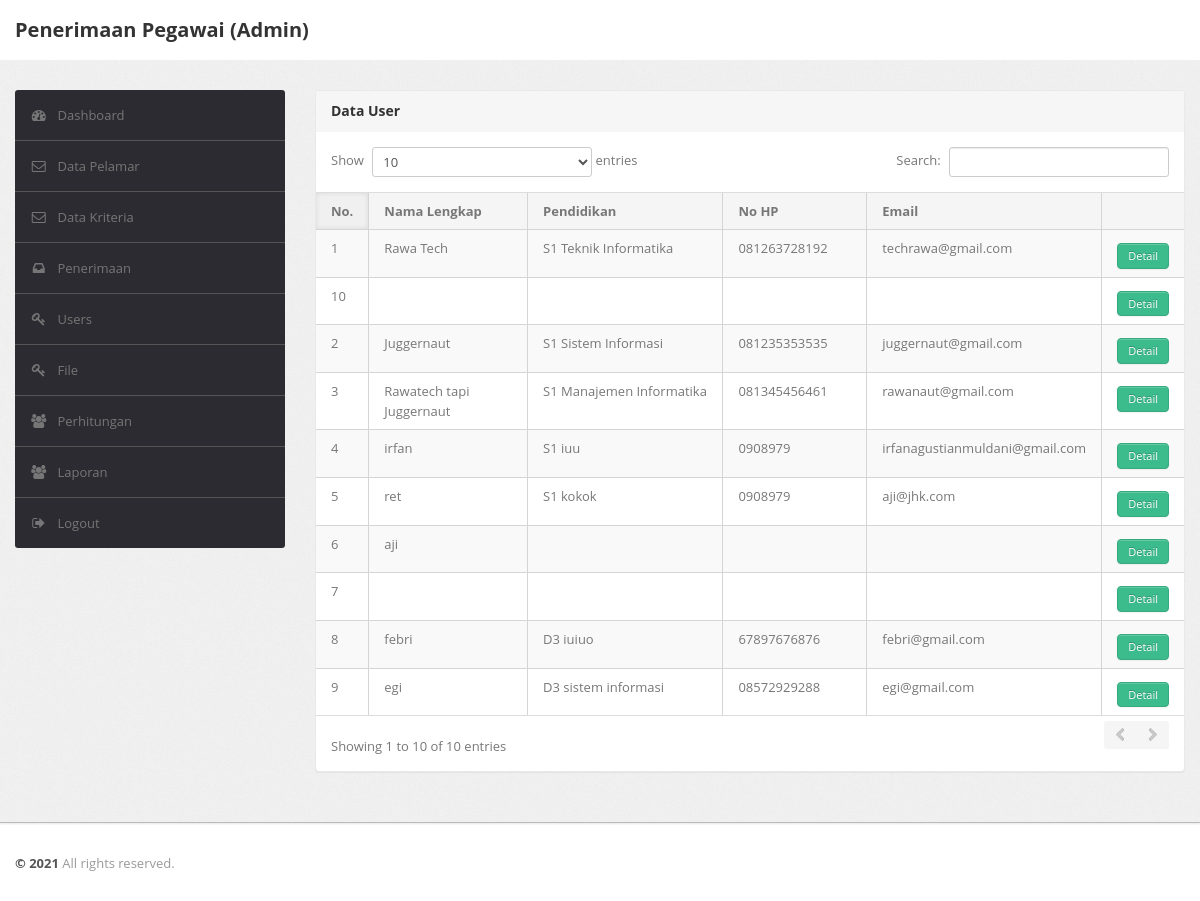
Screenshot of /admin/index.php?menu=users (signed in) with the database file from the repository.
### tables this page shows
CREATE TABLE `users` (
  `id_user` int(11) NOT NULL AUTO_INCREMENT,
  `nama_lengkap` varchar(30) NOT NULL,
  `username` varchar(30) NOT NULL,
  `password` varchar(100) NOT NULL,
  `alamat` varchar(200) NOT NULL,
  `tempat_lahir` varchar(50) NOT NULL,
  `tanggal_lahir` date NOT NULL,
  `no_hp` varchar(15) NOT NULL,
  `email` varchar(50) NOT NULL,
  `pendidikan` varchar(30) NOT NULL,
  `file_cv` varchar(50) NOT NULL,
  `foto` varchar(150) NOT NULL,
  PRIMARY KEY (`id_user`)
);

### include/koneksi.php (called while the page is built, shortened)
<?php
	class DB{
		protected $koneksi;
		function bukaKoneksi(){
			try{
				$this->koneksi = new PDO("mysql:host=localhost;dbname=ajidb","root","", array(PDO::ATTR_PERSISTENT=>TRUE));
			}catch(PDOException $e){
				echo $e->getMessage();
			}
			return $this->koneksi;
		}
	}
	class User extends DB{
		function GetData($qry_custom){
			try{
				$sql = $this->bukaKoneksi()->prepare("select * from users " . $qry_custom);
				$sql->execute();
				return $sql;
			}catch (PDOException $e){
				print $e->getMessage();
			}
		}
	}
?>

### admin/menu/users.php (the view, shortened to what this page needs)
<div class="span9">
	<div class="content">
<?php
	$user = new User();
	if(isset($_GET['detail'])){
			$id_user = $_GET['detail'];
			$qr_nama = $user->GetData("where id_user = '$id_user'");
			$nama = $qr_nama->fetch();
			?>
			<div class="module">
		<div class="module-head">
			<h3>Detail User -- <?php echo $nama['nama_lengkap']; ?></h3>
		</div>
		<div class="module-body table">
			<table cellpadding="0" cellspacing="0" border="0" class="table table-condensed"
			width="100%">
				<thead>
				</thead>
				<tbody>
				<?php
					$qr = $user->GetData("where id_user = '$id_user'");
					while($data = $qr->fetch()){
						$tglLahir = tgl_indo($data['tanggal_lahir']);
						echo "<tr>
							<td width = 20%>Nama Lengkap </td> <td width = 1%>:</td> <td width = 2079%>$data[nama_lengkap]</td>
							</tr>";
						echo "<tr>
							<td width = 20%>Alamat </td> <td width = 1%>:</td> <td width = 2079%>$data[alamat]</td>
							</tr>";
						echo "<tr>
							<td width = 20%>Tempat, Tanggal Lahir </td> <td width = 1%>:</td> <td width = 2079%>$data[tempat_lahir], $tglLahir</td>
							</tr>";
						echo "<tr>
							<td width = 20%>No HP </td> <td width = 1%>:</td> <td width = 2079%>$data[no_hp]</td>
							</tr>";
						echo "<tr>
							<td width = 20%>Email </td> <td width = 1%>:</td> <td width = 2079%>$data[email]</td>
							</tr>";
						echo "<tr>
							<td width = 20%>Pendidikan </td> <td width = 1%>:</td> <td width = 2079%>$data[pendidikan]</td>
							</tr>";
						echo "<tr>
							<td width = 20%>File CV </td> <td width = 1%>:</td> <td width = 2079%><a href='../upload/$data[file_cv]' target='blank'>$data[file_cv]</a></td>
							</tr>";
					}
				?>
				</tbody>
			</table>
		</div>
		</div>
		<?php
	}else{
		?>
		<div class="module">
		<div class="module-head">
			<h3>Data User
		</div>
		<div class="module-body table">
			<table cellpadding="0" cellspacing="0" border="0" class="datatable-1 table table-bordered table-striped	 display"
			width="100%">
				<thead>
					<tr>
						<th>No.</th>
						<th>Nama Lengkap</th>
						<th>Pendidikan</th>
						<th>No HP</th>
						<th>Email</th>
						<th></th>
					</tr>
				</thead>
				<tbody>
				<?php
					$no = 1;
					$getData = $user->GetData("");
					while($data = $getData->fetch()){
						echo "<tr>
							<td width = 5%>$no</td>
							<td width = 22%>$data[nama_lengkap]</td>
							<td width = 28%>$data[pendidikan]</td>
							<td width = 18%>$data[no_hp]</td>
							<td width = 18%>$data[email]</td>";
						echo "<td width = 22%> <a class='btn btn-small btn-success' href='?menu=users&detail=$data[id_user]'>Detail</a></td>";
						echo "</tr>";
						$no++;
					}
				?>
				</tbody>
			</table>
		</div>
		</div>
	<?php
	}
?>
	</div>
</div>

### rows the page displays
users: nama_lengkap "Rawa Tech", pendidikan "S1 Teknik Informatika", no_hp "081263728192", email "techrawa@gmail.com"
users: nama_lengkap "Juggernaut", pendidikan "S1 Sistem Informasi", no_hp "081235353535", email "juggernaut@gmail.com"
users: nama_lengkap "Rawatech tapi Juggernaut", pendidikan "S1 Manajemen Informatika", no_hp "081345456461", email "rawanaut@gmail.com"
users: nama_lengkap "irfan", pendidikan "S1 iuu", no_hp "0908979", email "irfanagustianmuldani@gmail.com"
users: nama_lengkap "ret", pendidikan "S1 kokok", no_hp "0908979", email "aji@jhk.com"
users: nama_lengkap "aji"
users: nama_lengkap "febri", pendidikan "D3 iuiuo", no_hp "67897676876", email "febri@gmail.com"
users: nama_lengkap "egi", pendidikan "D3 sistem informasi", no_hp "08572929288", email "egi@gmail.com"

### other values shown
$_SESSION['admin'] "Admin"
